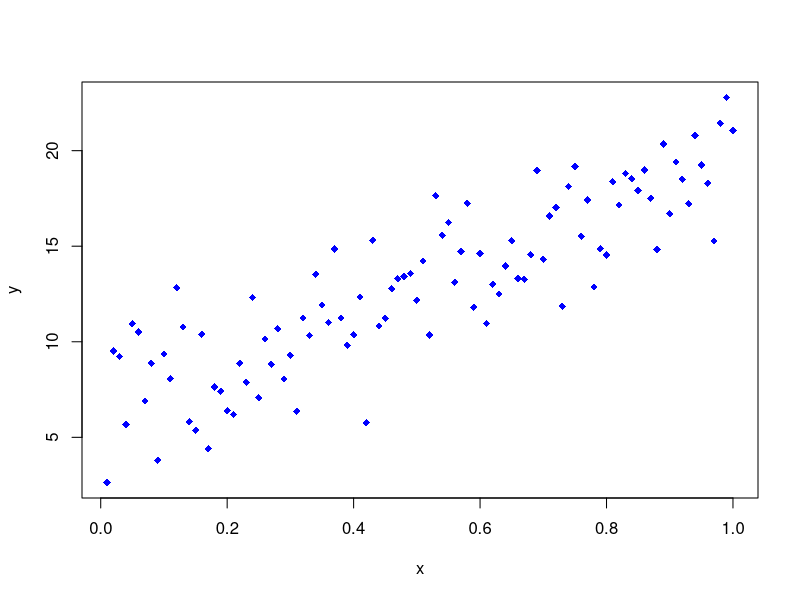

Source code (R):
rm(list=ls())
N=100;
x=matrix((1:N)/N,N,1)
beta=matrix(c(6,13),2);
sigma=2;
A=matrix(c(matrix(1,100),x),,2)
y=A%*%beta + sigma*matrix(c(rnorm(N)),,1);
plot(x,y,pch=18,col="blue")
betahat=solve(t(A)%*%(A))%*%(t(A)%*%y)
sigmahat=norm(y-A%*%betahat,"f")/sqrt(N)
